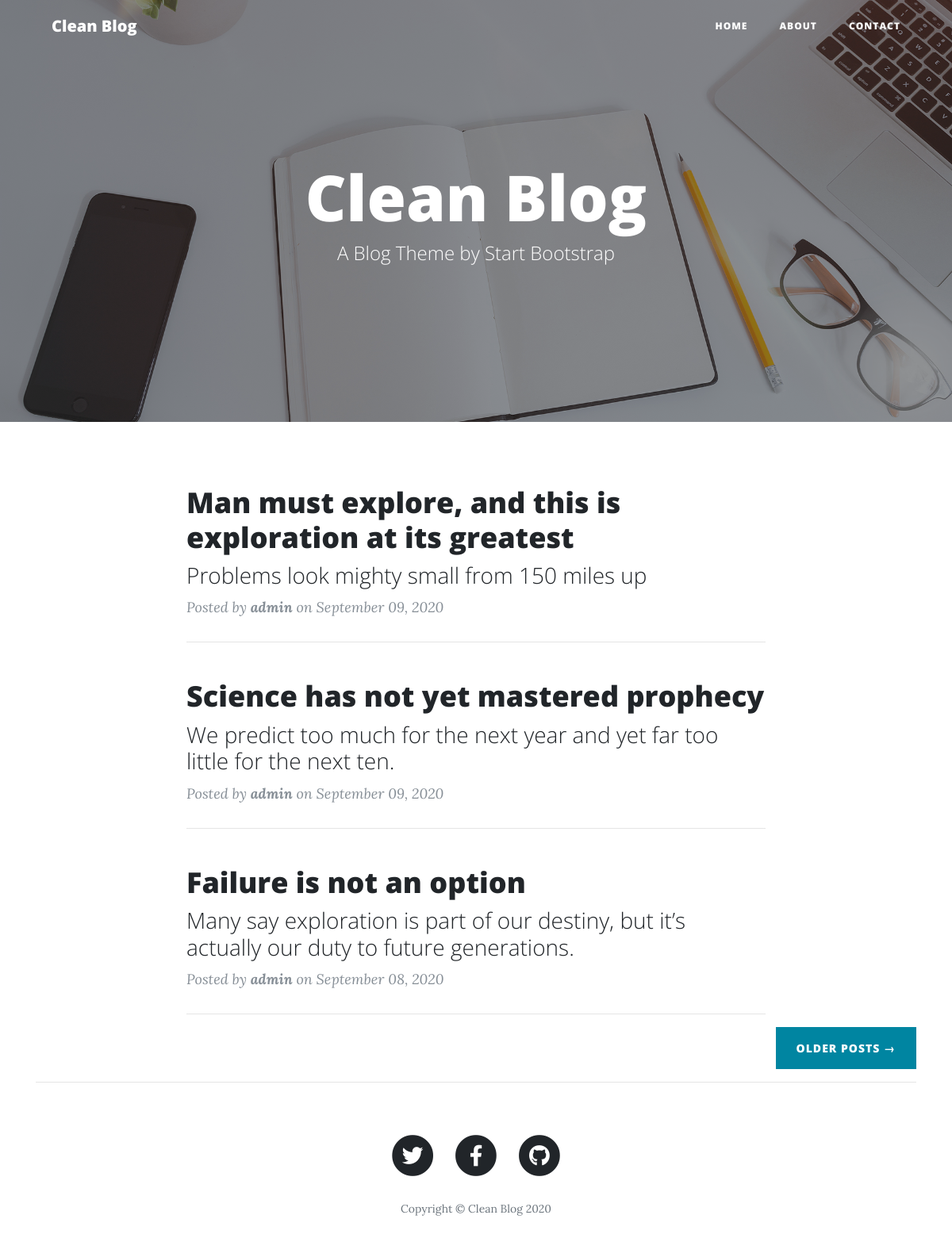
The page / on the database its author committed.
### posts/models.py (models this page shows, shortened)
class Post(models.Model):
    title = models.CharField(max_length=200, verbose_name="Title")
    subtitle = models.CharField(max_length=200, verbose_name="Subtitle")
    content = RichTextField(verbose_name="Content")
    published = models.DateTimeField(default=now, verbose_name="Published Date")
    image = models.ImageField(verbose_name="Image", upload_to="blog", null=True, blank=True)
    is_published = models.BooleanField(default=True, verbose_name="Is Published")
    author = models.ForeignKey(User, verbose_name="Author", on_delete=models.DO_NOTHING, null=True, blank=True)
    categories = models.ManyToManyField(Category, verbose_name="Categories", related_name="get_posts")
    created = models.DateTimeField(auto_now_add=True, verbose_name="Created")
    updated = models.DateTimeField(auto_now=True, verbose_name="Updated")
    class Meta:
        verbose_name = "Post"
        verbose_name_plural = "Posts"
        ordering = ["created"]

### posts/views.py (the view)
# urls.py: path('', posts_views.home, name="home"),
def home(request):
    posts = Post.objects.order_by('-created').filter(is_published=True)
    post_number = Post.objects.all().count()
    print(f"Cantidad de posts: {post_number}")
    paginator = Paginator(posts, 3)
    page = request.GET.get('page')
    paged_posts = paginator.get_page(page)
    context = {
        'posts': paged_posts,
    }
    return render(request, "posts/home.html", context)

### posts/templates/posts/home.html (shortened to what this page needs)
{% extends 'base/base.html' %}
{% load static %}
{% block content %}
    <header class="masthead" style="background-image: url('{% static 'base/img/home-bg.jpg' %}')">
        <div class="overlay"></div>
        <div class="container">
            <div class="row">
                <div class="col-lg-8 col-md-10 mx-auto">
                    <div class="site-heading">
                        <h1>Clean Blog</h1>
                        <span class="subheading">A Blog Theme by Start Bootstrap</span>
                    </div>
                </div>
            </div>
        </div>
    </header>
    {% if posts %}
        {% for post in posts %}
            {% if post.is_published %}
                <div class="container">
                    <div class="row">
                        <div class="col-lg-8 col-md-10 mx-auto">
                            <div class="post-preview">
                                <a href="{% url 'post' post.id %}">
                                    <h2 class="post-title">
                                        {{ post.title }}
                                    </h2>
                                    <h3 class="post-subtitle">
                                        {{ post.subtitle }}
                                    </h3>
                                </a>
                                {% if post.author %}
                                    <p class="post-meta">Posted by
                                        <em><b>{{ post.author }}</b></em>
                                        on {{ post.published|date:'F d, o'}}</p>
                                {% endif %}
                            </div>
                            <hr>
                        </div>
                    </div>
                </div>
            {% endif %}
            {% endfor %}
        {% if posts.has_other_pages %}
            <div class="container">
                <div class="clearfix">
                    {% if posts.has_next %}
                        <a class="btn btn-primary float-right" href="?page={{posts.next_page_number}}">Older Posts &rarr;</a>
                    {% endif %}
                </div>
                <hr>
            </div>
        {% endif %}
    {% else %}
        <p>No Posts available</p>
    {% endif %}
{% endblock content %}

### base/templates/base/base.html (shortened to what this page needs)
{% load static %}
<!DOCTYPE html>
<html lang="en">
<head>
  <link href="{% static 'base/vendor/bootstrap/css/bootstrap.min.css' %}" rel="stylesheet">
  <link href="{% static 'base/vendor/fontawesome-free/css/all.min.css' %}" rel="stylesheet" type="text/css">
  <link href="{% static 'base/css/clean-blog.min.css' %}" rel="stylesheet">
</head>
<body>
  <nav class="navbar navbar-expand-lg navbar-light fixed-top" id="mainNav">
    <div class="container">
      <a class="navbar-brand" href="{% url 'home' %}">Clean Blog</a>
      <div class="collapse navbar-collapse" id="navbarResponsive">
        <ul class="navbar-nav ml-auto">
          <li class="nav-item">
            <a class="nav-link" href="{% url 'home' %}">Home</a>
          </li>
          <li class="nav-item">
            <a class="nav-link" href="{% url 'about' %}">About</a>
          </li>
          <li class="nav-item">
            <a class="nav-link" href="{% url 'contact' %}">Contact</a>
          </li>
        </ul>
      </div>
    </div>
  </nav>
  {% block content %}{% endblock content %}
  <footer>
    <div class="container">
      <div class="row">
        <div class="col-lg-8 col-md-10 mx-auto">
          <ul class="list-inline text-center">
            <li class="list-inline-item">
              <a href="#">
                <span class="fa-stack fa-lg">
                  <i class="fas fa-circle fa-stack-2x"></i>
                  <i class="fab fa-twitter fa-stack-1x fa-inverse"></i>
                </span>
              </a>
            </li>
            <li class="list-inline-item">
              <a href="#">
                <span class="fa-stack fa-lg">
                  <i class="fas fa-circle fa-stack-2x"></i>
                  <i class="fab fa-facebook-f fa-stack-1x fa-inverse"></i>
                </span>
              </a>
            </li>
            <li class="list-inline-item">
              <a href="#">
                <span class="fa-stack fa-lg">
                  <i class="fas fa-circle fa-stack-2x"></i>
                  <i class="fab fa-github fa-stack-1x fa-inverse"></i>
                </span>
              </a>
            </li>
          </ul>
          <p class="copyright text-muted">Copyright &copy; Clean Blog <span id="year"></span></p>
        </div>
      </div>
    </div>
  </footer>
</body>
</html>

### rows shown on the page
Post: title "Man must explore, and this is exploration at its greatest", subtitle "Problems look mighty small from 150 miles up", author "admin", published "September 09, 2020"
Post: title "Science has not yet mastered prophecy", subtitle "We predict too much for the next year and yet far too little for the next ten.", author "admin", published "September 09, 2020"
Post: title "Failure is not an option", subtitle "Many say exploration is part of our destiny, but it’s actually our duty to future generations.", author "admin", published "September 08, 2020"
